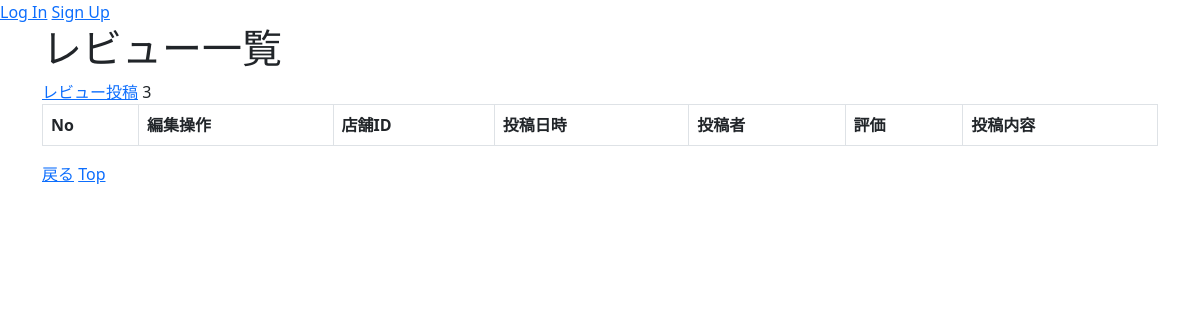
/main/reviewlist/3, run on an earlier commit of the app's database.
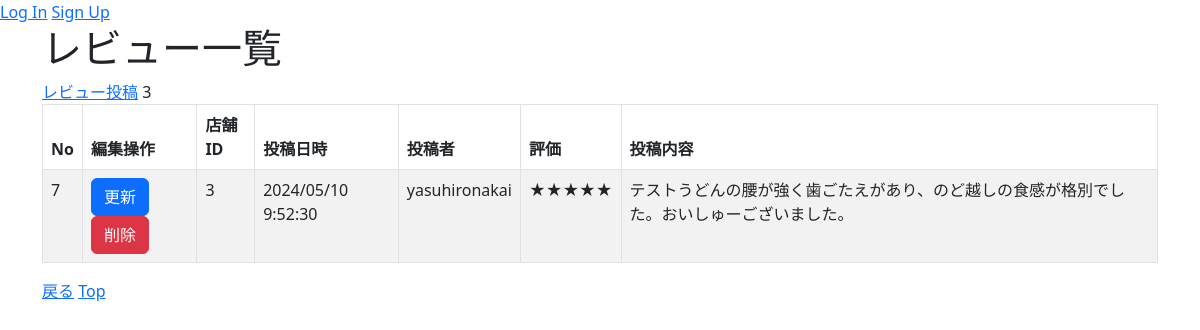
And on a later commit of the database.
### main/models.py (models this page shows, shortened)
class Review(models.Model):
    restaurantid =models.PositiveIntegerField(default=0)
    datetime = models.CharField(max_length=200)
    username = models.CharField(max_length=200)
    evaluation = models.CharField(max_length=10)
    postcontent = models.CharField(max_length=2000)

### main/views.py (the view)
# urls.py: path('main/reviewlist/<int:pk>',views.ReviewListView.as_view(), name="review_list"),
class ReviewListView(ListView):
    model = Review
    paginate_by = 5
    template_name = 'main/Review_List.html'
    def get_queryset(self):
        pk = self.kwargs['pk']
        if pk is None:
            pk = self.request.GET.get('restaurantid')
        queryset = Review.objects.filter( Q( restaurantid = pk))
        return queryset
    def get_context_data(self, **kwargs):
        restaurantid = self.kwargs['pk']
        context = super(ReviewListView, self).get_context_data(**kwargs)
        context.update({
            'restaurantid': restaurantid,
        })
        return context

### main/templates/main/Review_List.html (shortened to what this page needs)
{% extends "base.html" %}
{% block content %}
<h1>レビュー一覧</h1>
<a href="{% url 'review_create' %}?keyword={{ keyword }}&category={{ category }}&restaurantid={{ restaurantid }}">レビュー投稿</a>
<table class="table table-striped table-hover table-bordered">
    <thead>
        <tr>
            <th>No</th>
            <th>編集操作</th>
            <th>店舗ID</th>
            <th>投稿日時</th>
            <th>投稿者</th>
            <th>評価</th>
            <th>投稿内容</th>
        </tr>
    </thead>
    {% for Review in object_list %}
    <tr>
        <td>{{ Review.id }} </td>
        <td>
            <button class="btn btn-primary" onclick="location.href='{% url 'review_update' pk=Review.pk %}'">更新</button>
            <button class="btn btn-danger" onclick="location.href='{% url 'review_delete' pk=Review.pk %}'">削除</button>
        </td>
        <td>{{ Review.restaurantid }} </td>
        <td>{{ Review.datetime }} </td>
        <td>{{ Review.username }} </td>
        <td>{{ Review.evaluation }} </td>
        <td>{{ Review.postcontent }} </td>
    </tr>
    {% endfor %}
</table>
<a href="{% url 'restaurant_detail' restaurantid %}?keyword={{ keyword }}&category={{ category }}&restaurantid={{ restaurantid }}">戻る</a>
<a href="{% url 'top' %}">Top</a><br>
{% endblock %}

What changed in the data, as far as the page shows it:
added Review: id "7", restaurantid "3", datetime "2024/05/10 9:52:30", username "yasuhironakai", evaluation "★★★★★", postcontent "テストうどんの腰が強く歯ごたえがあり、のど越しの食感が格別でした。おいしゅーございました。"
